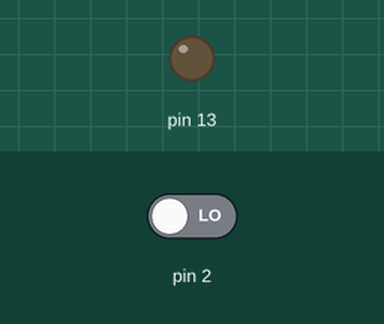
Bench run of a sketch on a simulated Arduino Uno, built with avr-gcc and run on an emulated ATmega328P. Shown: output pins drawn as LEDs (lit = HIGH). The inputs (shaded band) are chosen by the test bench; at power-on: pin 2 LOW. Pins used as bus, display or sensor lines are not drawn; what the sketch prints to the serial monitor is not drawn.

Above: at 0.1 s.
At 0.6 s:
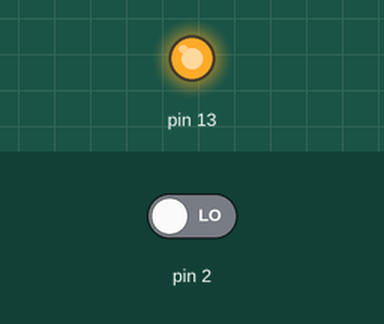
Timing chart, 0 to 12.0 s (numbered marks = the images above):
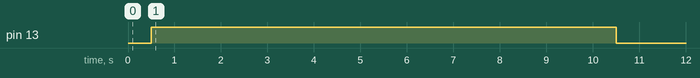

The sketch:

line_sensor_test.ino
```cpp
#include <QTRSensors.h>

// This example is designed for use with eight QTR-1RC sensors or the eight sensors of a
// QTR-8RC module.  These reflectance sensors should be connected to digital inputs 3 to 10.
// The emittear control pin can optionally be connected to digital pin 2, or you can leave
// it disconnected and change the EMITTER_PIN #define below from 2 to QTR_NO_EMITTER_PIN.

// The setup phase of this example calibrates the sensor for ten seconds and turns on
// the pin 13 LED while calibration is going on.  During this phase, you should expose each
// reflectance sensor to the lightest and darkest readings they will encounter.  For
// example, if you are making a line follower, you should slide the sensors across the
// line during the calibration phase so that each sensor can get a reading of how dark the
// line is and how light the ground is.  Improper calibration will result in poor readings.
// If you want to skip the calibration phase, you can get the raw sensor readings
// (pulse times from 0 to 2500 us) by calling qtra.read(sensorValues) instead of
// qtra.readLine(sensorValues).

// The main loop of the example reads the calibrated sensor values and uses them to
// estimate the position of a line.  You can test this by taping a piece of 3/4" black
// electrical tape to a piece of white paper and sliding the sensor across it.  It
// prints the sensor values to the serial monitor as numbers from 0 (maximum reflectance)
// to 9 (minimum reflectance) followed by the estimated location of the line as a number
// from 0 to 5000.  1000 means the line is directly under sensor 1, 2000 means directly
// under sensor 2, etc.  0 means the line is directly under sensor 0 or was last seen by
// sensor 0 before being lost.  5000 means the line is directly under sensor 5 or was
// last seen by sensor 5 before being lost.


#define NUM_SENSORS   1     // number of sensors used
#define TIMEOUT       2500  // waits for 2500 us for sensor outputs to go low
#define EMITTER_PIN   QTR_NO_EMITTER_PIN     // emitter is controlled by digital pin 2


// sensors 0 through 7 are connected to digital pins 3 through 10, respectively
QTRSensorsRC qtrrc((unsigned char[]) {2},
  NUM_SENSORS, TIMEOUT, EMITTER_PIN);
unsigned int sensorValues[NUM_SENSORS];


void setup()
{

  int sensorVin = 3;
  int sensorGnd = 4;

  pinMode(sensorVin, OUTPUT);
  digitalWrite(sensorVin,HIGH);
  pinMode(sensorGnd, OUTPUT);
  digitalWrite(sensorGnd, LOW);

  delay(500);
  int i;
  pinMode(13, OUTPUT);
  digitalWrite(13, HIGH);    // turn on LED to indicate we are in calibration mode
  for (i = 0; i < 400; i++)  // make the calibration take about 10 seconds
  {
    qtrrc.calibrate();       // reads all sensors 10 times at 2500 us per read (i.e. ~25 ms per call)
  }
  digitalWrite(13, LOW);     // turn off LED to indicate we are through with calibration

  // print the calibration minimum values measured when emitters were on
  Serial.begin(9600);
  for (i = 0; i < NUM_SENSORS; i++)
  {
    Serial.print(qtrrc.calibratedMinimumOn[i]);
    Serial.print(' ');
  }
  Serial.println();

  // print the calibration maximum values measured when emitters were on
  for (i = 0; i < NUM_SENSORS; i++)
  {
    Serial.print(qtrrc.calibratedMaximumOn[i]);
    Serial.print(' ');
  }
  Serial.println();
  Serial.println();
  delay(1000);
}


void loop()
{
  // read calibrated sensor values and obtain a measure of the line position
  // from 0 to 5000, where 0 means directly under sensor 0 or the line was lost
  // past sensor 0, 1000 means directly under sensor 1, 200 means directly under sensor 2, etc.
  // Note: the values returned will be incorrect if the sensors have not been properly
  // calibrated during the calibration phase.  To get raw sensor values, call:
  //  qtra.read(sensorValues);
  unsigned int position = qtrrc.readLine(sensorValues);

  //qtrrc.read(sensorValues);

  // print the sensor values as numbers from 0 to 9, where 0 means maximum reflectance and
  // 9 means minimum reflectance, followed by the line position
  unsigned char i;
  for (i = 0; i < NUM_SENSORS; i++)
  {
    Serial.print(sensorValues[i] * 10 / 1001);
    Serial.print(' ');
  }
  Serial.print("    ");
  Serial.println(position);

  delay(250);
}
```
